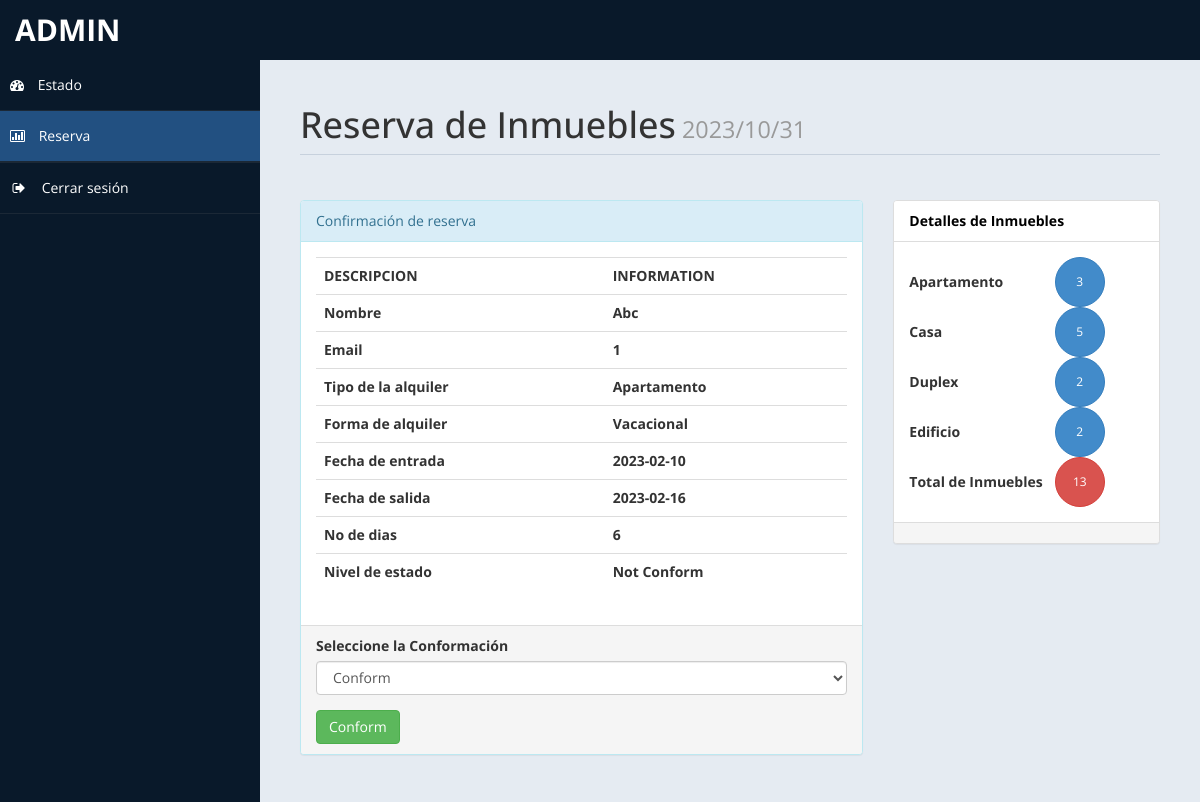
The app's page /admin/casasbook.php?rid=1 (signed in) with its own data.
### tables this page shows
CREATE TABLE `housing` (
  `id` int(10) UNSIGNED NOT NULL,
  `titulo` varchar(40) NOT NULL,
  `type` varchar(15) DEFAULT NULL,
  `form` varchar(20) NOT NULL,
  `price` double(8,2) DEFAULT NULL,
  `owner` int(10) UNSIGNED DEFAULT NULL,
  `description` varchar(80) DEFAULT NULL
);

CREATE TABLE `housingbook` (
  `id` int(10) UNSIGNED NOT NULL,
  `housingId` int(10) UNSIGNED DEFAULT NULL,
  `userId` int(10) UNSIGNED DEFAULT NULL,
  `startDate` date DEFAULT NULL,
  `endDate` date DEFAULT NULL,
  `ndays` int(11) DEFAULT NULL,
  `status` varchar(20) NOT NULL DEFAULT 'Not Conform'
);

### admin/casasbook.php (the view, shortened to what this page needs)
<?php
		if(!isset($_GET["rid"]))
		{
			 header("location:index.php");
		}
		else {
				$curdate=date("Y/m/d");
				include ('db.php');
				$id = $_GET['rid'];
				$sql ="SELECT * FROM housing, housingbook where housing.id = '$id' and housingbook.housingId = '$id'";
				$re = mysqli_query($con,$sql);
				while($row=mysqli_fetch_array($re))
				{
					$title = $row['titulo'];
					$thousing = $row['type'];
					$form = $row['form'];
					$startDate = $row['startDate'];
					$endDate = $row['endDate'];
					$days = $row['ndays'];
					$status = $row['status'];
					$email = $row['owner'];
				}
	}
			?>
<!DOCTYPE html>
<html xmlns="http://www.w3.org/1999/xhtml">
<head>
    <link href="assets/css/bootstrap.css" rel="stylesheet" />
    <link href="assets/css/font-awesome.css" rel="stylesheet" />
    <link href="assets/js/morris/morris-0.4.3.min.css" rel="stylesheet" />
    <link href="assets/css/custom-styles.css" rel="stylesheet" />
</head>
<body>
    <div id="wrapper">
        <nav class="navbar navbar-default top-navbar" role="navigation">
            <div class="navbar-header">
                <a class="navbar-brand" href="home.php"> <?php echo $_SESSION["user"]; ?> </a>
            </div>
        </nav>
        <nav class="navbar-default navbar-side" role="navigation">
            <div class="sidebar-collapse">
                <ul class="nav" id="main-menu">
                    <li>
                        <a  href="home.php"><i class="fa fa-dashboard"></i> Estado</a>
                    </li>
					<li>
                        <a class="active-menu" href="housingbook.php"><i class="fa fa-bar-chart-o"></i> Reserva</a>
                    </li>
                    <li>
                    <li>
                        <a href="logout.php"><i class="fa fa-sign-out fa-fw"></i> Cerrar sesión</a>
                    </li>
					</ul>
            </div>
        </nav>
        <div id="page-wrapper">
            <div id="page-inner">
                <div class="row">
                    <div class="col-md-12">
                        <h1 class="page-header">
                            Reserva de Inmuebles<small>	<?php echo  $curdate; ?> </small>
                        </h1>
                    </div>
					<div class="col-md-8 col-sm-8">
                    <div class="panel panel-info">
                        <div class="panel-heading">Confirmación de reserva</div>
                        <div class="panel-body">
							<div class="table-responsive">
                                <table class="table">
                                    <tr>
                                            <th>DESCRIPCION</th>
                                            <th>INFORMATION</th>
                                        </tr>
                                        <tr>
                                            <th>Nombre</th>
                                            <th><?php echo $title; ?> </th>
                                        </tr>
										<tr>
                                            <th>Email</th>
                                            <th><?php echo $email; ?> </th>
                                        </tr>
										<tr>
                                            <th>Tipo de la alquiler</th>
                                            <th><?php echo $thousing; ?></th>
                                        </tr>
										<tr>
                                            <th>Forma de alquiler </th>
                                            <th><?php echo $form; ?></th>
                                        </tr>
										<tr>
                                            <th>Fecha de entrada</th>
                                            <th><?php echo $startDate; ?></th>
                                        </tr>
										<tr>
                                            <th>Fecha de salida</th>
                                            <th><?php echo $endDate; ?></th>
                                        </tr>
										<tr>
                                            <th>No de dias</th>
                                            <th><?php echo $days; ?></th>
                                        </tr>
										<tr>
                                            <th>Nivel de estado</th>
                                            <th><?php echo $status; ?></th>
                                        </tr>
                                </table>
                            </div>
                        </div>
                        <div class="panel-footer">
                            <form method="post" >
										<div class="form-group">
														<label>Seleccione la Conformación</label>
														<select name="conf"class="form-control">
															<option value="Conform">Conform</option>
														</select>
										 </div>
							<input type="submit" name="co" value="Conform" class="btn btn-success">
							</form>
                        </div>
                    </div>
					</div>
					<?php
						$rsql ="select * from housing";
						$rre= mysqli_query($con,$rsql);
						$r =0 ;
						$sc =0;
						$gh = 0;
						$sr = 0;
						$dr = 0;
						while($rrow=mysqli_fetch_array($rre))
						{
							$r = $r + 1;
							$s = $rrow['type'];
							if($s=="Apartamento" )
							{
								$sc = $sc+ 1;
							}
							if($s=="Casa")
							{
								$gh = $gh + 1;
							}
							if($s=="Duplex" )
							{
								$sr = $sr + 1;
							}
							if($s=="Edificio" )
							{
								$dr = $dr + 1;
							}
						}
						?>
					<div class="col-md-4 col-sm-4">
                    <div class="panel panel-default">
                        <div class="panel-heading">
                   Detalles de Inmuebles
                        </div>
                        <div class="panel-body">
						<table width="200px">
							<tr>
								<td><b>Apartamento	 </b></td>
								<td><button type="button" class="btn btn-primary btn-circle"><?php
									$f1 =$sc;
									if($f1 <=0 )
									{	$f1 = "NO";
										echo $f1;
									}
									else{
											echo $f1;
									}
								?> </button></td>
							</tr>
							<tr>
								<td><b>Casa</b>	 </td>
								<td><button type="button" class="btn btn-primary btn-circle"><?php
								$f2 =  $gh;
								if($f2 <=0 )
									{	$f2 = "NO";
										echo $f2;
									}
									else{
											echo $f2;
									}
								?> </button></td>
							</tr>
							<tr>
								<td><b>Duplex </b></td>
								<td><button type="button" class="btn btn-primary btn-circle"><?php
								$f3 =$sr;
								if($f3 <=0 )
									{	$f3 = "NO";
										echo $f3;
									}
									else{
											echo $f3;
									}
								?> </button></td>
							</tr>
							<tr>
								<td><b>Edificio</b>	 </td>
								<td><button type="button" class="btn btn-primary btn-circle"><?php
								$f4 =$dr;
								if($f4 <=0 )
									{	$f4 = "NO";
										echo $f4;
									}
									else{
											echo $f4;
									}
								?> </button></td>
							</tr>
							<tr>
								<td><b>Total de Inmuebles</b> </td>
								<td> <button type="button" class="btn btn-danger btn-circle"><?php
								$f5 =$r;
								if($f5 <=0 )
									{	$f5 = "NO";
										echo $f5;
									}
									else{
											echo $f5;
									}
								 ?> </button></td>
							</tr>
						</table>
						</div>
                        <div class="panel-footer">
                        </div>
                    </div>
					</div>
                </div>
                </div>
         </div>
        </div>
</body>
</html>

### admin/assets/css/custom-styles.css (style rules this page uses)
body { font-family: 'Open Sans', sans-serif; }
#wrapper { width: 100%; background:#09192A; }
#page-wrapper { padding: 15px 15px; min-height: 600px; background:#E5EBF2; }
#page-inner { width:100%; margin:10px 20px 10px 0px; background-color:transparent; padding:10px; min-height:1200px; }
h1, .h1, h2, .h2, h3, .h3 { margin-top: 7px; margin-bottom: -5px; }
.page-header { padding-bottom: 9px; margin: 10px 0 45px; border-bottom: 1px solid #C7D1DD; }
.panel-default > .panel-heading { color: #000; background-color: #FFFFFF; border-color: #ddd; font-weight:bold; }
.top-navbar { margin:0px; }
.top-navbar .navbar-brand { color: #fff; width: 260px; text-align: left; height: 60px; font-size: 30px; font-weight: 700; text-transform: uppercase; line-height: 30px; }
.active-menu { background-color:#225081!important; }
.sidebar-collapse , .sidebar-collapse .nav { background:none; }
.sidebar-collapse .nav { padding:0; }
.sidebar-collapse .nav > li > a { color:#fff; background:transparent; text-shadow:none; }
.sidebar-collapse > .nav > li > a { padding:15px 10px; }
.sidebar-collapse > .nav > li { border-bottom: 1px solid rgba(107, 108, 109, 0.19); }
.navbar-side { border:none; background-color: transparent; }
.top-navbar { background:#09192A; border-bottom:none; }
.navbar-default { border:0px solid black; }
.navbar-header { background: #09192A; }
.nav > li > a > i { margin-right:10px; }
.btn-circle { width: 50px; height: 50px; padding: 6px 0; -webkit-border-radius: 25px; -moz-border-radius: 25px; border-radius: 25px; text-align: center; font-size: 12px; line-height: 1.428571429; }
@media (min-width:768px) { #page-wrapper { margin: 0 0 0 260px; padding: 15px 30px; min-height: 1200px; } }
@media (min-width:768px) { .navbar-side { z-index: 1; position: absolute; width: 260px; } }
@media (min-width:768px) { .navbar { border-radius: 0px; } }

### records on screen
housing: titulo "Abc", owner "1", type "Apartamento", form "Vacacional"
housingbook: startDate "2023-02-10", endDate "2023-02-16", ndays "6", status "Not Conform"

### other values on screen
$_SESSION["user"] "ADMIN"
$f1 "3"
$f2 "5"
$f3 "2"
$f4 "2"
$f5 "13"
